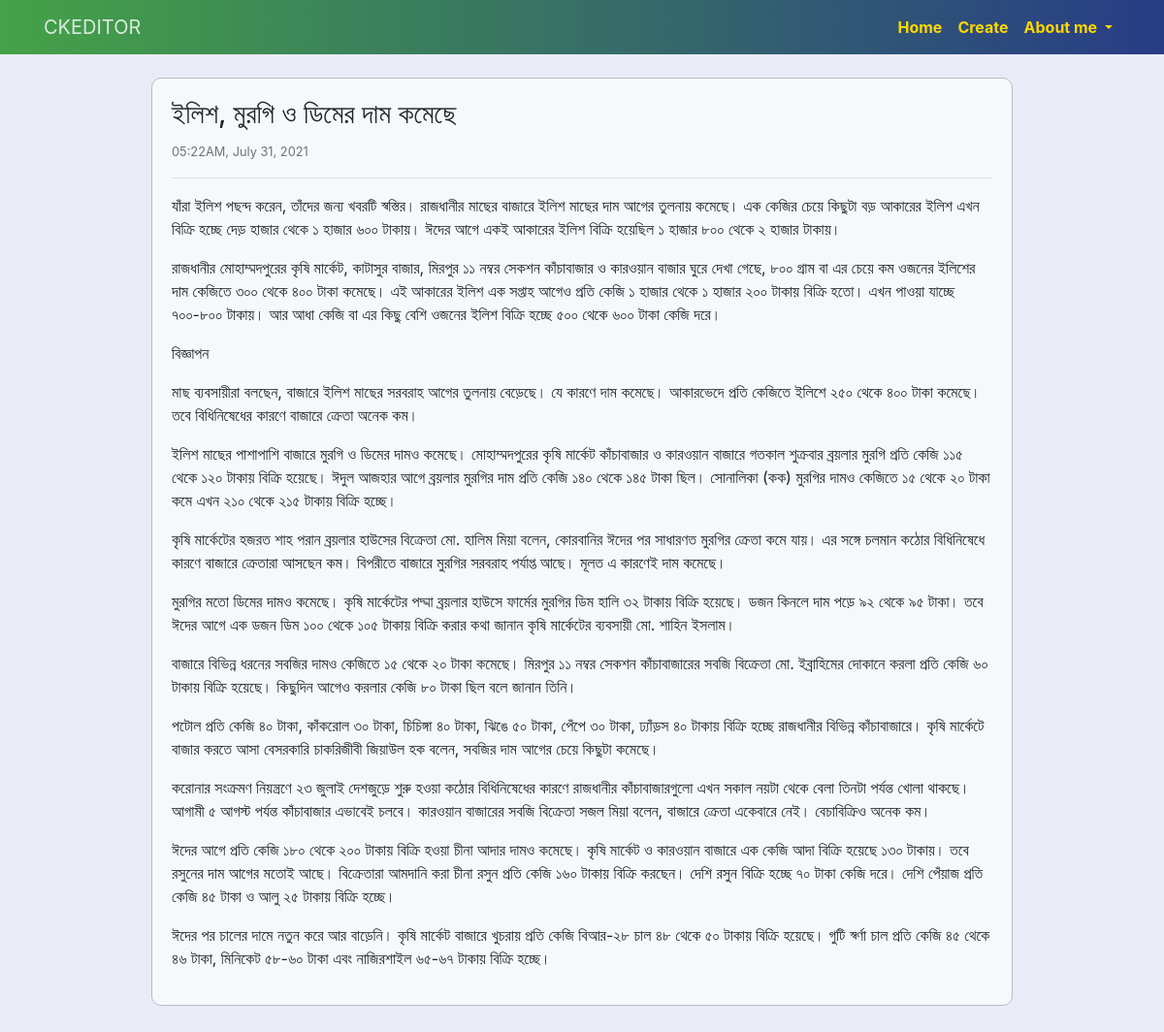
Page /2/ on the committed database.
### baseapp/models.py (models this page shows, shortened)
class CreatePost(models.Model):
    title = models.CharField(max_length=200)
    description = RichTextField()
    pub_date = models.DateTimeField(auto_now_add=True)

### baseapp/views.py (the view)
# urls.py: path('<int:pk>/', PostDetailView.as_view(), name='details'),
class PostDetailView(DetailView):
    model = CreatePost

### baseapp/templates/baseapp/createpost_detail.html (shortened to what this page needs)
{% extends "baseapp/base.html" %}
{% load static %}
{% block content %}
<div class="container" style="margin-top: 1.5rem;">
    <div class="d-flex justify-content-center">
        <div class="post-block" style="margin-bottom: 40px; padding:20px;">
            <h3>{{object.title}}</h3>
            <small class="text-muted">{{ object.pub_date|date:"h:iA, F j, Y" }}</small>
            <hr>
            <p class="card-text">{{object.description|safe}}</p>
        </div>
    </div>
</div>
{% endblock %}

### static/css/main.css (style rules this page uses)
body { background-color: #E9EBF7 !important; margin: 0; padding: 0; height: 100%; }
.post-block { width: 80%; }
.post-block, .no-post-block { background-color: #f7f8fc; padding: 20px 15px; border-radius: 10px; border: 1px solid #babcc6; }

### rows in the picture
CreatePost: title "ইলিশ, মুরগি ও ডিমের দাম কমেছে", pub_date "05:22AM, July 31, 2021", description "যাঁরা ইলিশ পছন্দ করেন, তাঁদের জন্য খবরটি স্বস্তির। রাজধানীর মাছের বাজারে ইলিশ মাছের দাম আগের তুলনায় কমেছে। এক কেজির চেয়ে কিছুটা বড় আকারের ইলিশ এখন বিক্রি হচ্ছে দেড় হাজার থেকে ১ হাজার ৬০০ টাকায়। ঈদের আগে একই আকারের ইলিশ বিক্রি হয়েছিল ১ হাজার ৮০০ থেকে ২ হাজার টাকায়। রাজধানীর মোহাম্মদপুরের কৃষি মার্কেট, কাটাসুর বাজার, মিরপুর ১১ নম্বর সেকশন কাঁচাবাজার ও কারওয়ান বাজার ঘুরে দেখা গেছে, ৮০০ গ্রাম বা এর চেয়ে কম ওজনের ইলিশের দাম কেজিতে ৩০০ থেকে ৪০০ টাকা কমেছে। এই আকারের ইলিশ এক সপ্তাহ আগেও প্রতি কেজি ১ হাজার থেকে ১ হাজার ২০০ টাকায় বিক্রি হতো। এখন পাওয়া যাচ্ছে ৭০০-৮০০ টাকায়। আর আধা কেজি বা এর কিছু বেশি ওজনের ইলিশ বিক্রি হচ্ছে ৫০০ থেকে ৬০০ টাকা কেজি দরে। বিজ্ঞাপন মাছ ব্যবসায়ীরা বলছেন, বাজারে ইলিশ মাছের…"
